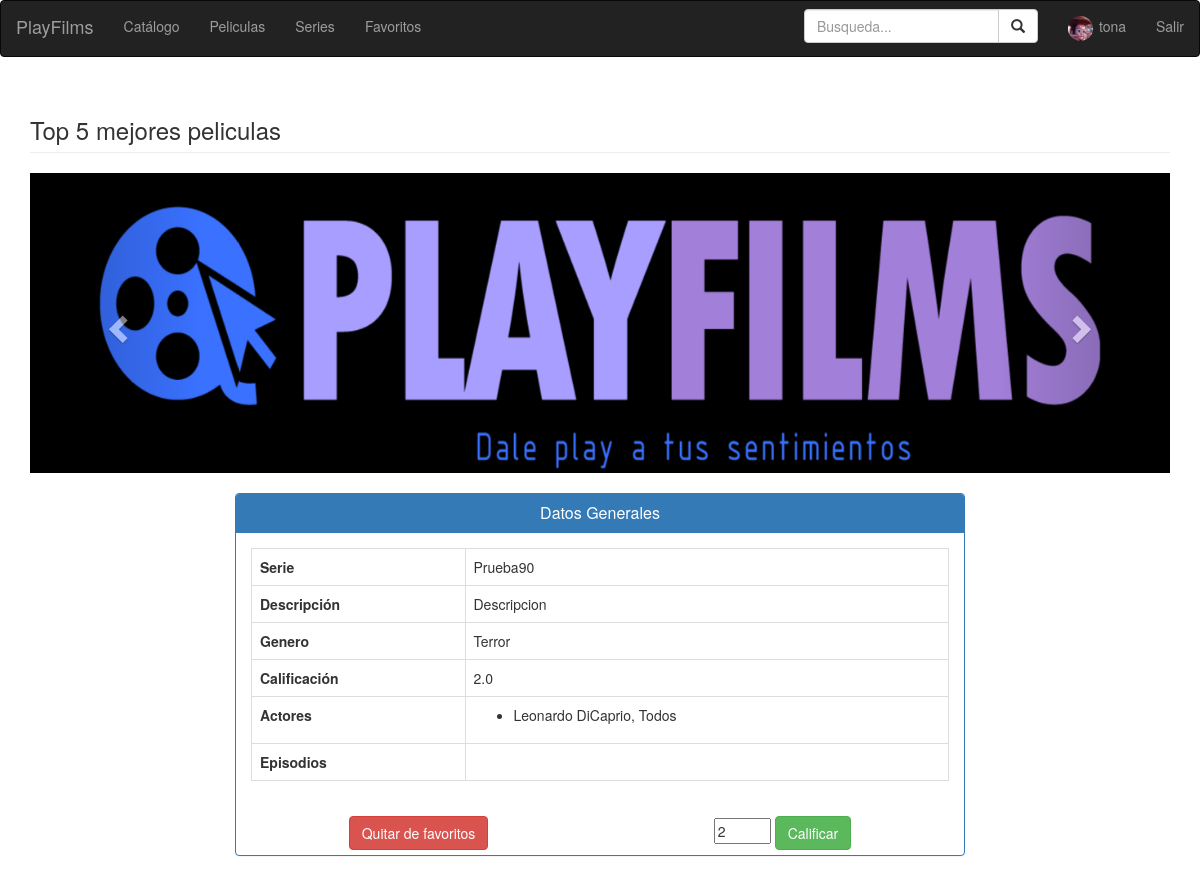
Page /catalogo/serie/6/ (signed in) on the committed database.
### userprofiles/models.py (models this page shows, shortened)
class UserProfile(models.Model):
    type_of_user_choices = (
        (1, 'Premium'),
        (2, 'Estandar')
    )
    user = models.OneToOneField(User)
    type_of_user = models.IntegerField(choices=type_of_user_choices, default=2, verbose_name='tipo de usuario')
    avatar = models.ImageField(upload_to=get_upload_path, blank=True, default='avatars/default_app_avatar.png', max_length=250)
    favorites = models.ManyToManyField(Content, through='History')
    class Meta:
        verbose_name = 'Perfil de usuario'
        verbose_name_plural = 'Perfiles de usuario'

### catalogue/models.py (models this page shows, shortened)
class Content(models.Model):
    type_of_content_choices = (
        (1, "Pelicula"),
        (2, "Serie")
    )
    title = models.CharField(max_length=100, verbose_name='Titulo')
    content_file = models.FileField(upload_to=get_upload_path_movie, blank=True, verbose_name='archivo de video',
                                    max_length=250)
    score = models.FloatField(default=5, verbose_name='puntuación')
    actors = models.ManyToManyField(Actor, blank=True, verbose_name='actores')
    type_of_content = models.IntegerField(choices=type_of_content_choices, verbose_name='Tipo de contenido')
    genre = models.ForeignKey(Genre, verbose_name='Genero')
    cover = models.ImageField(upload_to=get_upload_path_cover, verbose_name='Portada', max_length=250)
    description = models.CharField(max_length=250, verbose_name='Descripcion')
    class Meta:
        ordering = ['title', 'score']
        verbose_name = verbose_name_plural = 'contenido'
    def player(self):
        return """
        <video controls width="200">
          <source src="%s" type="video/mp4">
        Your browser does not support the video element.
        </video>""" % self.content_file.url
    player.allow_tags = True

class Genre(models.Model):
    name = models.CharField(max_length=100, verbose_name='genero', unique=True)
    class Meta:
        verbose_name_plural = 'generos'
        verbose_name = 'genero'
    def __str__(self):
        return self.name

class Actor(models.Model):
    name = models.CharField(max_length=255, verbose_name='nombre')
    rol = models.CharField(max_length=45)
    class Meta:
        verbose_name_plural = 'actores'

### PlayFilms/mixins.py (the view)
    def wrapper(request, *args, **kwargs):
        user = request.user.userprofile
        if user.type_of_user == 2:
            return HttpResponseRedirect('/user/profile')
        else:
            return function(request, *args, **kwargs)

### PlayFilms/mixins.py (called while the page is built)
def premium_required(function):
    def wrapper(request, *args, **kwargs):
        user = request.user.userprofile
        if user.type_of_user == 2:
            return HttpResponseRedirect('/user/profile')
        else:
            return function(request, *args, **kwargs)
    return wrapper

### catalogue/views.py (called while the page is built)
def mejor_calificados():
    return Content.objects.all().order_by('-score')[0:5]

def cargar_info_usuario(request):
    is_auth = False
    username = None
    if request.user.is_authenticated():
        is_auth = True
        username = request.user.username
    data = {
        'is_auth': is_auth,
        'username': username,
    }
    return data

@login_required(login_url='/user/login/')
@premium_required
def serie_detail(request, pk):
    serie = Content.objects.get(pk=pk)
    data = cargar_info_usuario(request)
    content = mejor_calificados()
    temp_user = request.user.userprofile
    if History.objects.filter(user_profile=temp_user, content=serie, is_favorite=True).exists():
        data['fav_submit'] = 'Quitar de favoritos'
        data['class_fav'] = 'btn-danger'
    else:
        data['fav_submit'] = 'Agregar a favoritos'
        data['class_fav'] = 'btn-default'
    try:
        aux_score = History.objects.get(user_profile=temp_user, content=serie)
    except History.DoesNotExist:
        aux_score = None
    if aux_score is not None:
        data['mi_puntaje'] = aux_score.score
    return render(request, 'serie.html', {'serie': serie, 'data': data, 'content': content})

### templates/serie.html (shortened to what this page needs)
{% extends 'base.html' %}
{% load staticfiles %}
{% block content %}
  <link rel="stylesheet" href="{% static 'css/carousel.css' %}">
  <h3 class="page-header">Top 5 mejores peliculas</h3>
  <div id="carousel1" class="carousel slide" data-ride="carousel" style='background-color: #000000;'>
    <div class="carousel-inner" role="listbox">
      <div class="item active" align="center">
        <img src="{% static 'images/logo.png' %}" alt="PlayFilms" width="1000px">
      </div>
    </div>
    <a class="left carousel-control" href="#carousel1" role="button" data-slide="prev">
      <span class="glyphicon glyphicon-chevron-left" aria-hidden="true"></span>
    </a>
    <a class="right carousel-control" href="#carousel1" role="button" data-slide="next">
      <span class="glyphicon glyphicon-chevron-right" aria-hidden="true"></span>
    </a>
  </div>
  <br>
  <div class="col-md-8 col-md-offset-2">
    <div class="panel panel-primary" align="center">
      <div class="panel-heading">
        <h1 class="panel-title">Datos Generales</h1>
      </div>
      <div class="panel-body">
        <table class="table table-bordered">
          <tr>
            <td><strong>{{ serie.get_type_of_content_display }}</strong></td>
            <td>{{ serie.title }}</td>
          </tr>
          <tr>
            <td><strong>Descripción</strong></td>
            <td>{{ serie.description }}</td>
          </tr>
          <tr>
            <td><strong>Genero</strong></td>
            <td>{{ serie.genre }}</td>
          </tr>
          <tr>
            <td><strong>Calificación</strong></td>
            <td id="puntaje">{{ serie.score }}</td>
          </tr>
          <tr>
            <td><strong>Actores</strong></td>
            <td>
              <ul>
                {% for actor in serie.actors.all %}
                  <li>{{ actor.name }}, {{ actor.rol }}</li>
                {% endfor %}
              </ul>
            </td>
          </tr>
          <tr>
            <td><strong>Episodios</strong></td>
            <td>
            </td>
          </tr>
        </table>
      </div>
      <div class="contenedor-acciones">
        <form action="{% url 'catalogue:agregar' %}" method="GET" id="favorito">
          <input type="submit" id="submit-favorito" value="{{ data.fav_submit }}" class="btn {{ data.class_fav }}">
        </form>
        <form action="{% url 'catalogue:puntuar' %}" method="GET" id="puntuar">
          <input type="number" min="0" max="10" id="calificacion" value="{{ data.mi_puntaje }}" required>
          <input type="submit" value="Calificar" class="btn btn-success">
        </form>
      </div>
    </div>
  </div>
{% endblock %}

### templates/base.html (shortened to what this page needs)
{% load staticfiles %}
<!DOCTYPE html>
<html>
<head>
  <link rel="stylesheet" href="{% static 'css/bootstrap.min.css' %}">
    <link rel="stylesheet" href="{% static 'css/estilos.css' %}">
</head>
<body>
<header>
  <nav class="navbar navbar-inverse" role="navigation">
    <div class="navbar-header">
      <a class="navbar-brand" href="#">PlayFilms</a>
    </div>
    <div class="collapse navbar-collapse navbar-ex1-collapse">
      <ul class="nav navbar-nav">
        {% if data.is_auth %}
          <li><a href="{% url 'catalogue:content' %}">Catálogo</a></li>
          <li><a href="{% url 'catalogue:movies' %}">Peliculas</a></li>
          <li><a href="{% url 'catalogue:series' %}">Series</a></li>
          <li><a href="{% url 'user:favorites' %}">Favoritos</a></li>
      </ul>
      <ul class="nav navbar-nav navbar-right">
        <li>
            <a href="{% url 'user:profile' %}">
              <img src="{{ user.userprofile.avatar.url }}"  width="25px" height="25px" class="img-circle" style="margin-right: 2px;">
              {{ data.username }}
            </a>
          </li>
        <li><a href="{% url 'user:logout' %}">Salir</a></li>
      </ul>
      <form class="navbar-form navbar-right" role="search" action="{% url 'catalogue:buscar' %}" method="get">
        <div class="form-group">
          <form action="." method="GET" class="nav-bar-form">
            <div class="input-group">
              <input id="buscar" type="search" name="q" class="form-control" placeholder="Busqueda...">
              <div class="input-group-btn">
                <button class="btn btn-default" type="submit"><i class="glyphicon glyphicon-search"></i></button>
              </div>
            </div>
          </form>
        </div>
      </form>
        {% endif %}
    </div>
  </nav>
</header>
<div class="container">
  {% block content %}
{% endblock %}
</div>
</body>
</html>

### userprofiles/static/css/carousel.css (style rules this page uses)
.carousel-inner > .item > img { height: 300px; }
.contenedor-acciones { display: flex; justify-content: space-around; align-items: center; margin-bottom: .5rem; }

### rows in the picture
Content: type_of_content "Serie", title "Prueba90", description "Descripcion", genre "Terror", score "2.0"
Actor: name "Leonardo DiCaprio", rol "Todos"

### other values in the picture
{{ data.username }} "tona"
